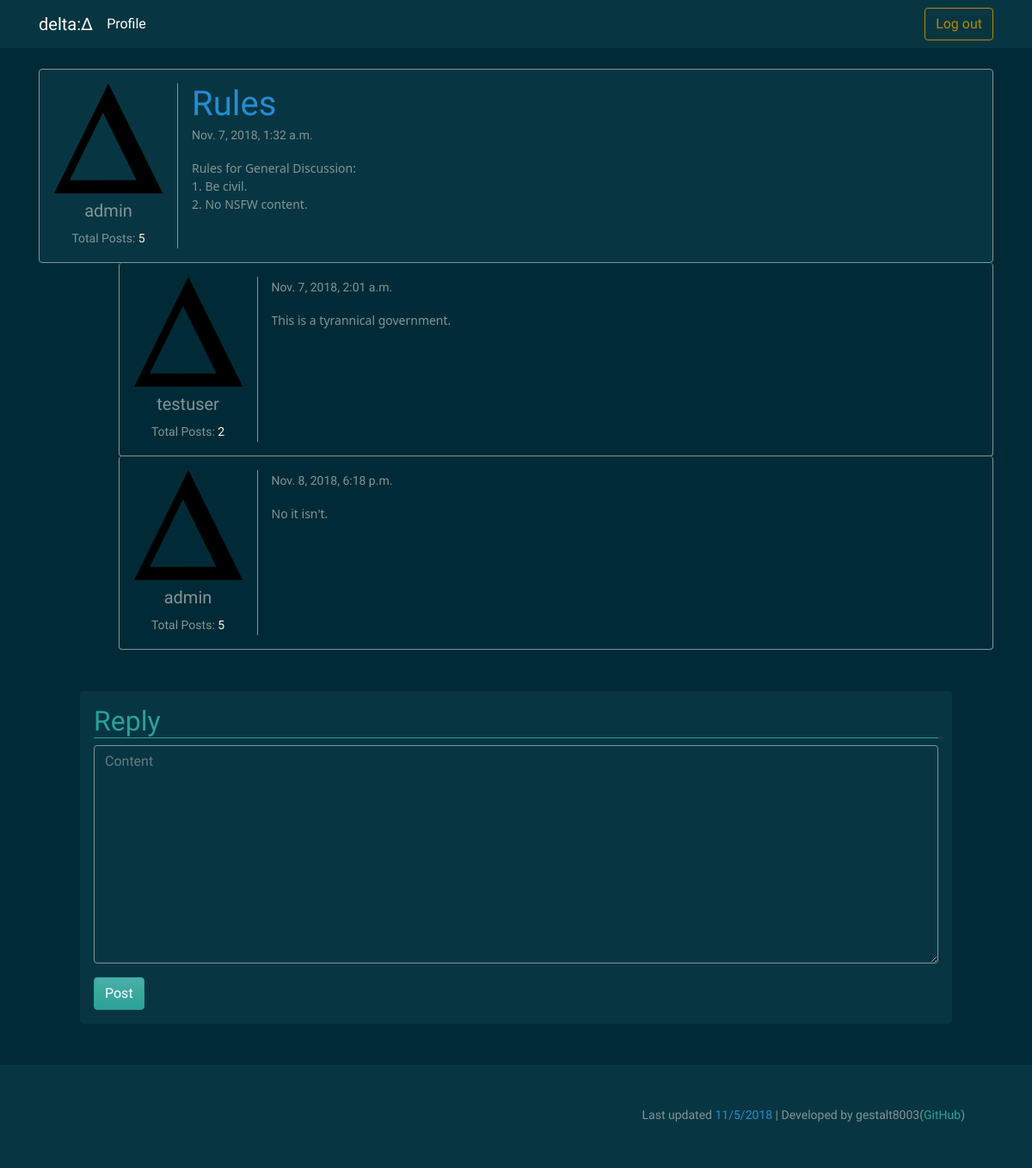
The app's page /forum/thread/?id=1 (signed in), older data.
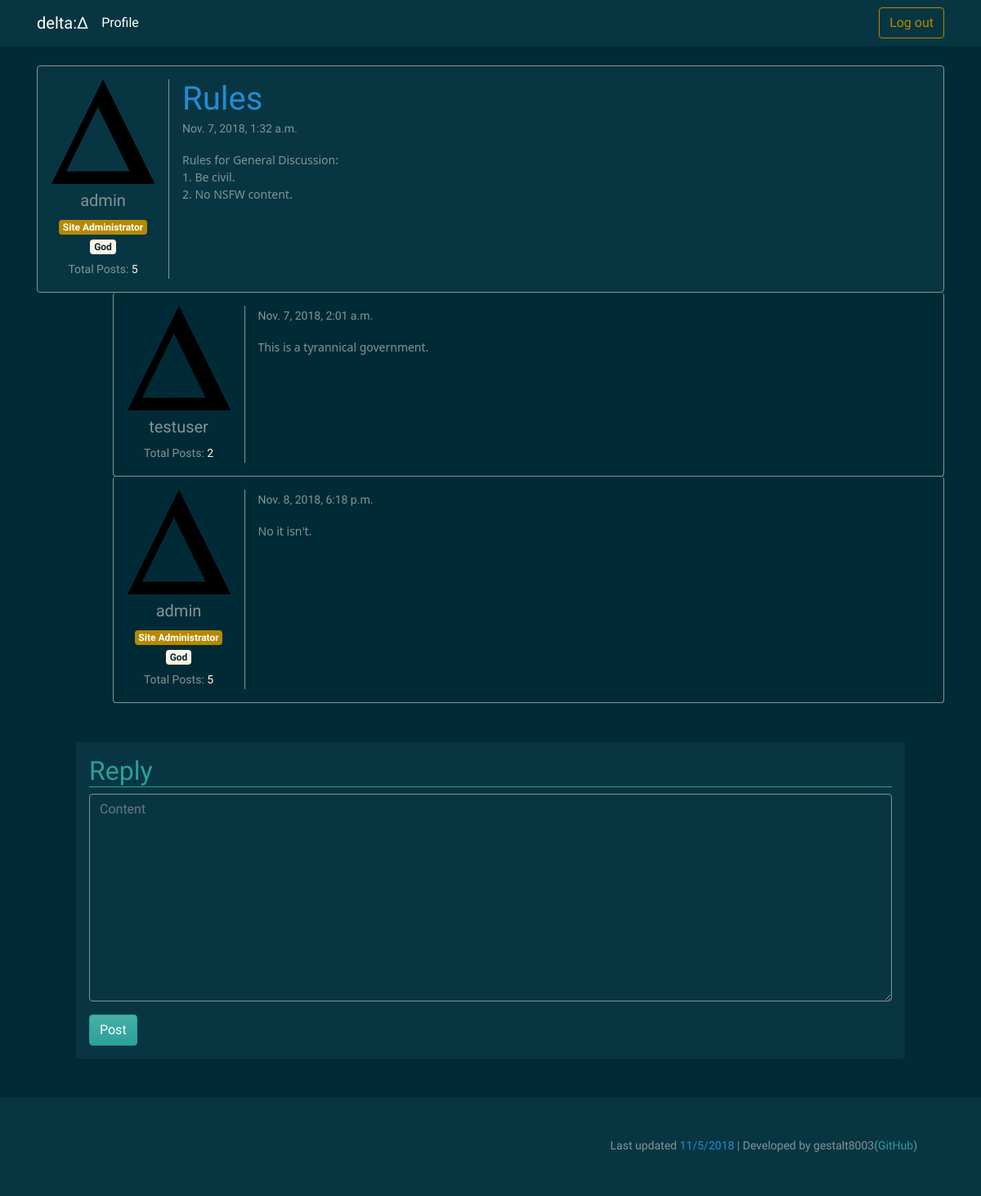
The same page, newer data.
### forum/models.py (models this page shows)
class Thread(models.Model):
    subforum = models.ForeignKey(Subforum, on_delete=models.CASCADE)
    title = models.CharField(max_length=50)
    author = models.ForeignKey(User, on_delete=models.CASCADE)
    content = models.TextField()
    date = models.DateTimeField(default=timezone.now)

class UserTitle(models.Model):
    COLORS = (
        ("primary", "Orange"),
        ("secondary", "Grey"),
        ("success", "Green"),
        ("danger", "Pink"),
        ("warning", "Red"),
        ("info", "Blue"),
        ("light", "White"),
        ("dark", "Black")
    )
    color = models.CharField(max_length=10, choices=COLORS, default="secondary")
    title = models.CharField(max_length=20)
    users = models.ManyToManyField(to=User)

### forum/views.py (the view)
# urls.py: path('thread/', views.thread, name="forum-thread"),
def thread(request):
    if check_login(request) is False:
        return redirect('forum-home')
    context = {}
    load_errors_context(request, context)
    thread_id = request.GET.get("id")
    if thread_id == None:
        return redirect('forum-home')
    try:
        thread = Thread.objects.get(id=thread_id)
        context['replyform'] = ReplyForm()
        context['thread'] = thread.__dict__
        author = User.objects.get(id=context['thread']['author_id'])
        context['thread']['author'] = author.__dict__
        context['thread']['author']['titles'] = author.usertitle_set.all()
        context['thread']['author']['stats'] = {
            'Total Posts': author.thread_set.count()+author.reply_set.count()
        }
        context['thread']['replies'] = {}
        for reply in thread.reply_set.all():
            context['thread']['replies'][reply.id] = reply.__dict__
        for reply in thread.reply_set.all():
            replier = User.objects.get(id=context['thread']['replies'][reply.id]['author_id'])
            context['thread']['replies'][reply.id]['author'] = replier.__dict__
            context['thread']['replies'][reply.id]['author']['titles'] = replier.usertitle_set.all()
            context['thread']['replies'][reply.id]['author']['stats'] = {
                'Total Posts': replier.thread_set.count()+author.reply_set.count()
            }
    except ObjectDoesNotExist:
        add_error(request, 'NoThreadFound')
        return redirect('forum-home')
    context['user'] = {
        'id': request.session.get('user_id')
    }
    return render(request, 'forum/thread.html', context)

### forum/forms.py
class ReplyForm(forms.ModelForm):
    class Meta:
        model = Reply
        fields = ['content']

### forum/views.py (called while the page is built, shortened)
def check_login(request):
    if request.session.get('user_id') is not None:
        return True
    return False

def load_errors_context(request, context):
    context['errors'] = {}
    try:
        request.session['errors'] = {}
    except KeyError:
        return

### forum/templates/forum/thread.html (shortened to what this page needs)
{% extends 'base.html' %}
{% load static %}
{% block content %}
<div class="container">
    <br>
    <div class="border rounded border-secondary p-3 bg-dark">
        <div class="media">
            <div class="align-self-start mr-3 pr-3 d-block border-right border-secondary">
                <img class="" src="{% static 'img/delta.png' %}" width=128 height=128>
                <div class="text-center">
                    <h5 class="pt-2">{{ thread.author.username }}</h5>
                    <div class="">
                        {% for title in thread.author.titles %}
                        <span class="badge badge-{{ title.color }}">{{ title.title }}</span><br>
                        {% endfor %}
                    </div>
                    <div class="mt-1">
                        {% for label, stat in thread.author.stats.items %}
                        <small>{{ label }}: <span class="text-light">{{ stat }}</span></small><br>
                        {% endfor %}
                    </div>
                </div>
            </div>
            <div class="media-body">
                <h1 class="my-0 text-info" style="word-break: break-all;">{{ thread.title }}</h1>
                <small class="text-secondary">{{ thread.date }}</small>
                <pre class="mt-3">{{ thread.content }}</pre>
            </div>
        </div>
    </div>
    {% for key, reply in thread.replies.items %}
    <div class="border-right border-left border-bottom rounded border-secondary p-3 col-11 ml-auto">
        <div class="media">
            <div class="align-self-start mr-3 pr-3 d-block border-right border-secondary">
                <img class="" src="{% static 'img/delta.png' %}" width=128 height=128>
                <div class="text-center">
                    <h5 class="pt-2 text-secondary">{{ reply.author.username }}</h5>
                    <div class="">
                        {% for title in reply.author.titles %}
                        <span class="badge badge-{{ title.color }}">{{ title.title }}</span><br>
                        {% endfor %}
                    </div>
                    <div class="mt-1">
                        {% for label, stat in reply.author.stats.items %}
                        <small>{{ label }}: <span class="text-light">{{ stat }}</span></small><br>
                        {% endfor %}
                    </div>
                </div>
            </div>
            <div class="media-body">
                <small class="text-secondary">{{ reply.date }}</small>
                <pre class="mt-3">{{ reply.content }}</pre>
            </div>
        </div>
    </div>
    {% endfor %}
    <div class="bg-dark rounded m-5 p-3">
        <form action="{% url 'forum-new-reply' %}?id={{ thread.id }}" method="POST">
            <h2 class="border-bottom border-success text-success">Reply</h2>
            <div class="form-group">
                {{ replyform.content }}
            </div>
            <input style="" class="btn btn-success" type="submit" value="Post">
        </form>
    </div>
</div>
{% endblock %}

### forum/templates/base.html (shortened to what this page needs)
{% load static %}
<!DOCTYPE html>
<html lang="en">
<head>
    <link rel="stylesheet" href="https://bootswatch.com/4/solar/bootstrap.css">
</head>
<body>
    {% include 'header.html' %}
    <main style="min-height: 100vh; height: 100%;">
        {% block content %}
        {% endblock %}
    </main>
    {% include 'footer.html' %}
</body>
</html>

### forum/templates/header.html (shortened to what this page needs)
<header class="nav navbar navbar-dark bg-dark">
    <nav class="container">
        <a class="navbar-brand" href="{% url 'forum-home' %}">delta:Δ</a>
        <ul class="navbar-nav mr-auto">
            <li class="nav-item active">
                <a class="nav-link" href="{% url 'forum-home' %}">Profile</a>
            </li>
        </ul>
        <div>
            {% if user.id %}
            <form action="{% url 'forum-logout' %}" method="POST">
                <button type="submit" class="btn btn-outline-primary">Log out</button>
            </form>
            {% else %}
            <button type="button" class="btn btn-outline-primary">Login</button>
            <button type="button" class="btn btn-primary">Signup</button>
            {% endif %}
        </div>
    </nav>
</header>

### forum/templates/footer.html
<footer class="bg-dark" style="bottom:0">
    <div class="container p-5 mt-5">
        <small class="float-right">Last updated <span class="text-info">11/5/2018</span> |
            Developed by gestalt8003(<a href="https://github.com/gestalt8003">GitHub</a>)</small><br>
    </div>
</footer>

### forum/templates/forum/thread.html (style rules this page uses)
pre { white-space: pre-wrap; font-family: 'Segoe UI', Tahoma, Geneva, Verdana, sans-serif; }

Row changes from the older to the newer data that the page shows:
added UserTitle: title "Site Administrator"
added UserTitle: title "God"
